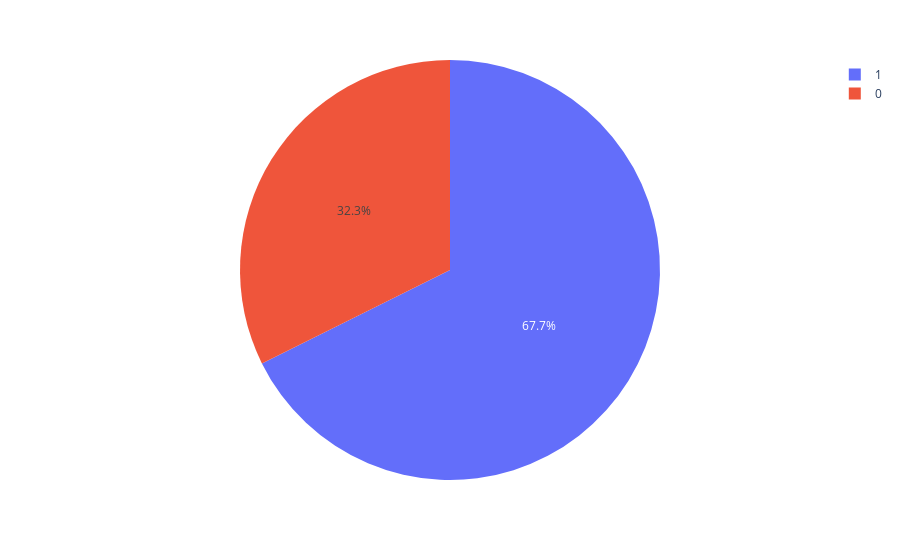

This figure's notebook cell:
### Code cell
px.pie(data, names='workingday') #1 = working day, 0 = non-working day

### Figure 1 — Plotly figure (JSON) as saved in the notebook; plotly's stock layout.template omitted (floating-point values rounded to 4 significant figures; data arrays with more than 128 entries replaced by an {"elided": "..."} marker saying what was removed)
{"data": [{"domain": {"x": [0, 1], "y": [0, 1]}, "hovertemplate": "workingday=%{label}<extra></extra>", "labels": {"elided": "10583 int values"}, "legendgroup": "", "name": "", "showlegend": true, "type": "pie"}], "layout": {"legend": {"tracegroupgap": 0}, "margin": {"t": 60}}}
